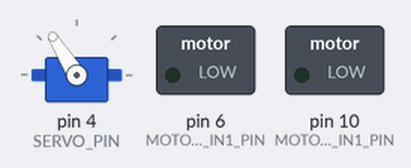
The sketch below on a simulated Arduino Uno, built with avr-gcc and run on an emulated ATmega328P. On the bench: servo, switched loads named in the sketch (green lamp = pin HIGH). Wiring (inferred from the names in the program): servo: signal pin 4. Servo pulses on a pin are drawn as a servo (544–2400 µs = 0–180°); pins used as bus, display or sensor lines are not drawn.

Above: at 0.1 s.
At 1.1 s:
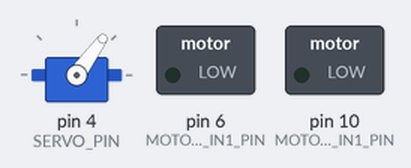
At 2.1 s:
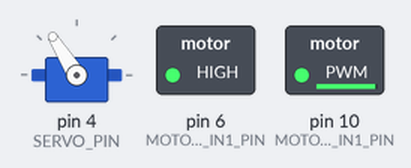
At 4.1 s:
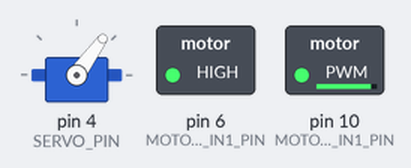
Timing chart, 0 to 5.6 s (numbered marks = the images above):
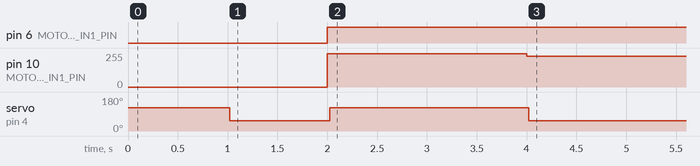

The sketch:

GrabIT.ino
```cpp
#define SERVO_PIN         4
#define MOTOR_A_IN1_PIN   10  // LEFT motor - FORWARD
#define MOTOR_B_IN1_PIN   6   // RIGHT motor - FORWARD

#define GRIPPER_OPEN      1800   // Pulse length for open gripper
#define GRIPPER_CLOSE     1100  // Pulse length for closed gripper

unsigned long prevTime = 0;  // Timer for state transitions
int state = 0;  // Tracks which step the robot is in

void setup() {
  pinMode(SERVO_PIN, OUTPUT);
  pinMode(MOTOR_A_IN1_PIN, OUTPUT);
  pinMode(MOTOR_B_IN1_PIN, OUTPUT);

  analogWrite(MOTOR_A_IN1_PIN, 0);  // Giving the motors 0 power initially
  analogWrite(MOTOR_B_IN1_PIN, 0);
  digitalWrite(SERVO_PIN, LOW);

  prevTime = millis();  // Start the timer
}

void loop() {
  unsigned long currentTime = millis();

  switch (state) {
    case 0:  // Opening the gripper when the robot is first turned on
      gripper(GRIPPER_OPEN);
      prevTime = currentTime;
      state = 1;
      break;

    case 1:  // Waiting 1 second before closing the gripper
      if (currentTime - prevTime >= 1000) {
          state = 2;
      }
      break;

    case 2:  // Closing the gripper
      gripper(GRIPPER_CLOSE);
      prevTime = currentTime;
      state = 3;
      break;

    case 3:  // Waiting 1 more second before opening the gripper again
      if (currentTime - prevTime >= 1000) {
          state = 4;
      }
      break;

    case 4:  // Opening the gripper again
      gripper(GRIPPER_OPEN);
      prevTime = currentTime;
      state = 5;
      break;

    case 5:  // Driving forward
      driveForward(250, 255);
      if (currentTime - prevTime >= 2000) {
          state = 6;
      }
      break;

    case 6:  // Closing the gripper while driving
      gripper(GRIPPER_CLOSE);
      driveForward(230, 255);  // Keep moving
      break;
  }

    // Continuously update the gripper every 20ms to keep servo active
    gripper(-1);
}

void gripper(int pulse) {
  static unsigned long timer;
  static int lastPulse = GRIPPER_OPEN;  // Default position

  if (pulse > 0) {
    lastPulse = pulse;  // Store the last valid pulse value
  }

  if (millis() - timer >= 20) {  // Refresh servo every 20ms
    timer = millis();
    digitalWrite(SERVO_PIN, HIGH);
    delayMicroseconds(lastPulse);
    digitalWrite(SERVO_PIN, LOW);
  }
}

void driveForward(int a, int b) {
  analogWrite(MOTOR_A_IN1_PIN, a);
  analogWrite(MOTOR_B_IN1_PIN, b);
}
```

Measured:
- by itself, pin 6 (MOTOR_B_IN1_PIN): LOW → HIGH at 2.0 s
- by itself, pin 10 (MOTOR_A_IN1_PIN): 0/255 → 250/255 at 2.0 s, → 230/255 2.0 s later
- by itself, servo on pin 4 (SERVO_PIN): 122° → 54° at 1.0 s, → 122° 1.0 s later, → 54° 2.0 s later
